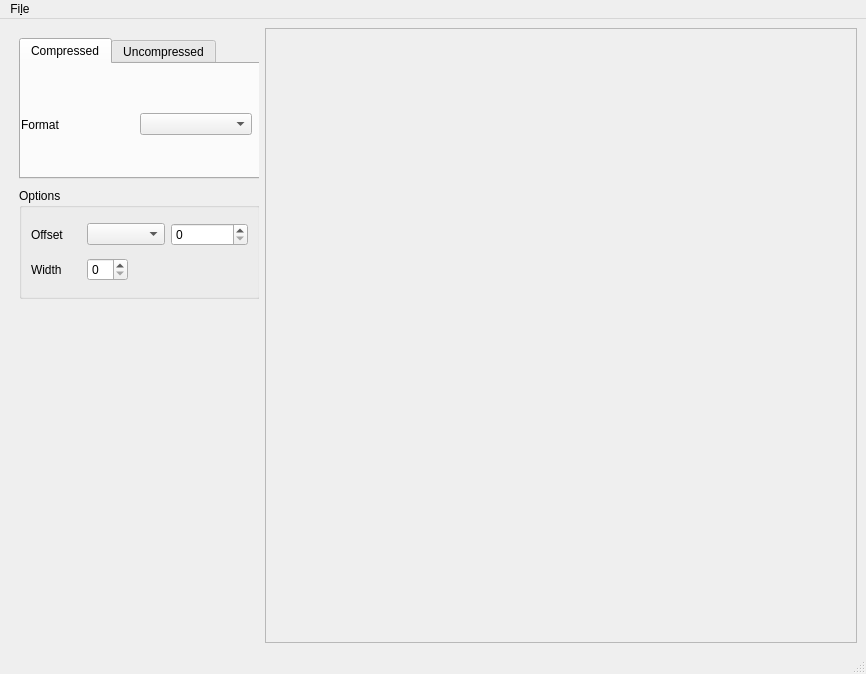
<?xml version="1.0" encoding="UTF-8"?>
<ui version="4.0">
 <class>MainWindow</class>
 <widget class="QMainWindow" name="MainWindow">
  <property name="geometry">
   <rect>
    <x>0</x>
    <y>0</y>
    <width>866</width>
    <height>674</height>
   </rect>
  </property>
  <property name="windowTitle">
   <string>TexViewer</string>
  </property>
  <widget class="QWidget" name="centralwidget">
   <layout class="QHBoxLayout" name="horizontalLayout">
    <item>
     <layout class="QVBoxLayout" name="verticalLayout">
      <property name="spacing">
       <number>0</number>
      </property>
      <property name="sizeConstraint">
       <enum>QLayout::SizeConstraint::SetNoConstraint</enum>
      </property>
      <item>
       <widget class="QWidget" name="OptionsWidget" native="true">
        <property name="sizePolicy">
         <sizepolicy hsizetype="Fixed" vsizetype="Fixed">
          <horstretch>0</horstretch>
          <verstretch>0</verstretch>
         </sizepolicy>
        </property>
        <property name="minimumSize">
         <size>
          <width>250</width>
          <height>300</height>
         </size>
        </property>
        <property name="baseSize">
         <size>
          <width>300</width>
          <height>0</height>
         </size>
        </property>
        <widget class="QTabWidget" name="FormatOptionsGroup">
         <property name="geometry">
          <rect>
           <x>10</x>
           <y>10</y>
           <width>241</width>
           <height>141</height>
          </rect>
         </property>
         <property name="currentIndex">
          <number>0</number>
         </property>
         <widget class="QWidget" name="CompressedTab">
          <attribute name="title">
           <string>Compressed</string>
          </attribute>
          <widget class="QWidget" name="horizontalLayoutWidget_3">
           <property name="geometry">
            <rect>
             <x>0</x>
             <y>40</y>
             <width>231</width>
             <height>41</height>
            </rect>
           </property>
           <layout class="QHBoxLayout" name="horizontalLayout_2">
            <item>
             <widget class="QLabel" name="FormatLabel">
              <property name="text">
               <string>Format</string>
              </property>
             </widget>
            </item>
            <item>
             <widget class="QComboBox" name="FormatCombo"/>
            </item>
           </layout>
          </widget>
         </widget>
         <widget class="QWidget" name="UncompressedTab">
          <attribute name="title">
           <string>Uncompressed</string>
          </attribute>
          <widget class="QWidget" name="verticalLayoutWidget">
           <property name="geometry">
            <rect>
             <x>10</x>
             <y>0</y>
             <width>89</width>
             <height>101</height>
            </rect>
           </property>
           <layout class="QVBoxLayout" name="Channel1Layout">
            <item>
             <widget class="QComboBox" name="Channel1Combo">
              <property name="enabled">
               <bool>true</bool>
              </property>
              <property name="sizePolicy">
               <sizepolicy hsizetype="Fixed" vsizetype="Fixed">
                <horstretch>0</horstretch>
                <verstretch>0</verstretch>
               </sizepolicy>
              </property>
              <property name="sizeAdjustPolicy">
               <enum>QComboBox::SizeAdjustPolicy::AdjustToContents</enum>
              </property>
             </widget>
            </item>
            <item>
             <widget class="QSpinBox" name="Channel1Spin">
              <property name="sizePolicy">
               <sizepolicy hsizetype="Fixed" vsizetype="Fixed">
                <horstretch>0</horstretch>
                <verstretch>0</verstretch>
               </sizepolicy>
              </property>
             </widget>
            </item>
           </layout>
          </widget>
          <widget class="QWidget" name="verticalLayoutWidget_2">
           <property name="geometry">
            <rect>
             <x>70</x>
             <y>0</y>
             <width>89</width>
             <height>101</height>
            </rect>
           </property>
           <layout class="QVBoxLayout" name="Channel2Layout">
            <item>
             <widget class="QComboBox" name="Channel2Combo">
              <property name="sizePolicy">
               <sizepolicy hsizetype="Fixed" vsizetype="Fixed">
                <horstretch>0</horstretch>
                <verstretch>0</verstretch>
               </sizepolicy>
              </property>
              <property name="sizeAdjustPolicy">
               <enum>QComboBox::SizeAdjustPolicy::AdjustToContents</enum>
              </property>
             </widget>
            </item>
            <item>
             <widget class="QSpinBox" name="Channel2Spin">
              <property name="sizePolicy">
               <sizepolicy hsizetype="Fixed" vsizetype="Fixed">
                <horstretch>0</horstretch>
                <verstretch>0</verstretch>
               </sizepolicy>
              </property>
             </widget>
            </item>
           </layout>
          </widget>
          <widget class="QWidget" name="verticalLayoutWidget_3">
           <property name="geometry">
            <rect>
             <x>130</x>
             <y>0</y>
             <width>89</width>
             <height>101</height>
            </rect>
           </property>
           <layout class="QVBoxLayout" name="Channel3Layout">
            <item>
             <widget class="QComboBox" name="Channel3Combo">
              <property name="sizePolicy">
               <sizepolicy hsizetype="Fixed" vsizetype="Fixed">
                <horstretch>0</horstretch>
                <verstretch>0</verstretch>
               </sizepolicy>
              </property>
              <property name="sizeAdjustPolicy">
               <enum>QComboBox::SizeAdjustPolicy::AdjustToContents</enum>
              </property>
             </widget>
            </item>
            <item>
             <widget class="QSpinBox" name="Channel3Spin">
              <property name="sizePolicy">
               <sizepolicy hsizetype="Fixed" vsizetype="Fixed">
                <horstretch>0</horstretch>
                <verstretch>0</verstretch>
               </sizepolicy>
              </property>
             </widget>
            </item>
           </layout>
          </widget>
          <widget class="QWidget" name="verticalLayoutWidget_4">
           <property name="geometry">
            <rect>
             <x>190</x>
             <y>0</y>
             <width>89</width>
             <height>101</height>
            </rect>
           </property>
           <layout class="QVBoxLayout" name="Channel4Layout">
            <item>
             <widget class="QComboBox" name="Channel4Combo">
              <property name="sizePolicy">
               <sizepolicy hsizetype="Fixed" vsizetype="Fixed">
                <horstretch>0</horstretch>
                <verstretch>0</verstretch>
               </sizepolicy>
              </property>
              <property name="sizeAdjustPolicy">
               <enum>QComboBox::SizeAdjustPolicy::AdjustToContents</enum>
              </property>
             </widget>
            </item>
            <item>
             <widget class="QSpinBox" name="Channel4Spin">
              <property name="sizePolicy">
               <sizepolicy hsizetype="Fixed" vsizetype="Fixed">
                <horstretch>0</horstretch>
                <verstretch>0</verstretch>
               </sizepolicy>
              </property>
              <property name="minimumSize">
               <size>
                <width>10</width>
                <height>0</height>
               </size>
              </property>
              <property name="alignment">
               <set>Qt::AlignmentFlag::AlignLeading|Qt::AlignmentFlag::AlignLeft|Qt::AlignmentFlag::AlignVCenter</set>
              </property>
             </widget>
            </item>
           </layout>
          </widget>
         </widget>
        </widget>
        <widget class="QGroupBox" name="MiscOptionGroup">
         <property name="geometry">
          <rect>
           <x>10</x>
           <y>160</y>
           <width>241</width>
           <height>111</height>
          </rect>
         </property>
         <property name="title">
          <string>Options</string>
         </property>
         <layout class="QVBoxLayout" name="verticalLayout_2">
          <item>
           <layout class="QHBoxLayout" name="OffsetLayout">
            <item>
             <widget class="QLabel" name="OffsetLabel">
              <property name="sizePolicy">
               <sizepolicy hsizetype="Fixed" vsizetype="Preferred">
                <horstretch>0</horstretch>
                <verstretch>0</verstretch>
               </sizepolicy>
              </property>
              <property name="minimumSize">
               <size>
                <width>50</width>
                <height>0</height>
               </size>
              </property>
              <property name="text">
               <string>Offset</string>
              </property>
             </widget>
            </item>
            <item>
             <widget class="QComboBox" name="OffsetCombo"/>
            </item>
            <item>
             <widget class="QSpinBox" name="OffsetInput">
              <property name="stepType">
               <enum>QAbstractSpinBox::StepType::DefaultStepType</enum>
              </property>
             </widget>
            </item>
           </layout>
          </item>
          <item>
           <layout class="QHBoxLayout" name="ResolutionLayout">
            <item>
             <widget class="QLabel" name="WidthLabel">
              <property name="sizePolicy">
               <sizepolicy hsizetype="Fixed" vsizetype="Preferred">
                <horstretch>0</horstretch>
                <verstretch>0</verstretch>
               </sizepolicy>
              </property>
              <property name="minimumSize">
               <size>
                <width>50</width>
                <height>0</height>
               </size>
              </property>
              <property name="text">
               <string>Width</string>
              </property>
             </widget>
            </item>
            <item>
             <widget class="QSpinBox" name="WidthInput">
              <property name="sizePolicy">
               <sizepolicy hsizetype="Minimum" vsizetype="Fixed">
                <horstretch>0</horstretch>
                <verstretch>0</verstretch>
               </sizepolicy>
              </property>
              <property name="minimumSize">
               <size>
                <width>30</width>
                <height>0</height>
               </size>
              </property>
             </widget>
            </item>
            <item>
             <spacer name="horizontalSpacer">
              <property name="orientation">
               <enum>Qt::Orientation::Horizontal</enum>
              </property>
              <property name="sizeHint" stdset="0">
               <size>
                <width>40</width>
                <height>20</height>
               </size>
              </property>
             </spacer>
            </item>
           </layout>
          </item>
         </layout>
        </widget>
       </widget>
      </item>
      <item>
       <spacer name="verticalSpacer">
        <property name="orientation">
         <enum>Qt::Orientation::Vertical</enum>
        </property>
        <property name="sizeType">
         <enum>QSizePolicy::Policy::Expanding</enum>
        </property>
        <property name="sizeHint" stdset="0">
         <size>
          <width>0</width>
          <height>40</height>
         </size>
        </property>
       </spacer>
      </item>
     </layout>
    </item>
    <item>
     <widget class="QScrollArea" name="ImagePreviewArea">
      <property name="sizePolicy">
       <sizepolicy hsizetype="Preferred" vsizetype="Preferred">
        <horstretch>0</horstretch>
        <verstretch>0</verstretch>
       </sizepolicy>
      </property>
      <property name="widgetResizable">
       <bool>true</bool>
      </property>
      <widget class="QWidget" name="scrollAreaWidgetContents">
       <property name="geometry">
        <rect>
         <x>0</x>
         <y>0</y>
         <width>420</width>
         <height>605</height>
        </rect>
       </property>
      </widget>
     </widget>
    </item>
   </layout>
  </widget>
  <widget class="QMenuBar" name="menubar">
   <property name="geometry">
    <rect>
     <x>0</x>
     <y>0</y>
     <width>866</width>
     <height>30</height>
    </rect>
   </property>
   <widget class="QMenu" name="menuFile">
    <property name="title">
     <string>Fi&amp;le</string>
    </property>
    <addaction name="actionOpen"/>
   </widget>
   <addaction name="menuFile"/>
  </widget>
  <widget class="QStatusBar" name="statusbar"/>
  <action name="actionOpen">
   <property name="text">
    <string>&amp;Open</string>
   </property>
  </action>
  <action name="actionSave">
   <property name="text">
    <string>&amp;Save</string>
   </property>
  </action>
 </widget>
 <resources/>
 <connections/>
</ui>
